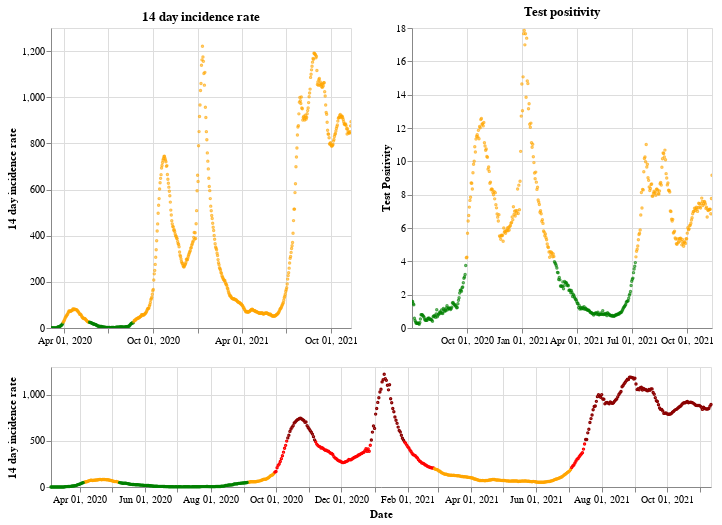

Write notebook code for a chart like this one.
### Markdown cell above
## Northern Ireland

### Code cell
plot_traffic_light('Northern Ireland')

### Figure 1 — Vega-Lite specification as saved in the notebook (floating-point values rounded to 4 significant figures; data arrays with more than 128 entries replaced by an {"elided": "..."} marker saying what was removed)
{"config": {"view": {"continuousWidth": 400, "continuousHeight": 300}}, "vconcat": [{"hconcat": [{"mark": {"type": "point", "size": 2}, "encoding": {"color": {"condition": {"value": "green", "test": "(datum.twoWeeklyCasesRate <= 25)"}, "value": "orange"}, "tooltip": [{"type": "nominal", "field": "areaName"}, {"type": "temporal", "field": "date"}, {"type": "quantitative", "field": "twoWeeklyCasesRate"}, {"type": "quantitative", "field": "testPositivity"}], "x": {"type": "temporal", "axis": {"title": ""}, "field": "date", "scale": {"domain": {"selection": "DateBrush"}}, "timeUnit": "yearmonthdate"}, "y": {"type": "quantitative", "axis": {"title": "14 day incidence rate"}, "field": "twoWeeklyCasesRate"}}, "title": "14 day incidence rate", "width": 300}, {"mark": {"type": "point", "size": 2}, "encoding": {"color": {"condition": {"value": "green", "test": "(datum.testPositivity <= 4)"}, "value": "orange"}, "tooltip": [{"type": "nominal", "field": "areaName"}, {"type": "temporal", "field": "date"}, {"type": "quantitative", "field": "twoWeeklyCasesRate"}, {"type": "quantitative", "field": "testPositivity"}], "x": {"type": "temporal", "axis": {"title": ""}, "field": "date", "scale": {"domain": {"selection": "DateBrush"}}, "timeUnit": "yearmonthdate"}, "y": {"type": "quantitative", "axis": {"title": "Test Positivity"}, "field": "testPositivity"}}, "title": "Test positivity", "width": 300}]}, {"layer": [{"mark": {"type": "point", "size": 2}, "encoding": {"color": {"condition": {"value": "orange", "test": "(((datum.testPositivity < 4) && (datum.twoWeeklyCasesRate >= 50)) && (datum.twoWeeklyCasesRate < 200))"}, "value": "red"}, "opacity": {"condition": {"value": 1, "test": "((datum.twoWeeklyCasesRate >= 50) && (datum.twoWeeklyCasesRate < 500))"}, "value": 0}, "tooltip": [{"type": "nominal", "field": "areaName"}, {"type": "temporal", "field": "date"}, {"type": "quantitative", "field": "twoWeeklyCasesRate"}, {"type": "quantitative", "field": "testPositivity"}], "x": {"type": "temporal", "axis": {"title": "Date"}, "field": "date", "timeUnit": "yearmonthdate"}, "y": {"type": "quantitative", "axis": {"title": "14 day incidence rate"}, "field": "twoWeeklyCasesRate"}}, "selection": {"DateBrush": {"type": "interval", "encodings": ["x"], "fields": ["Time"]}}}, {"mark": {"type": "point", "size": 2}, "encoding": {"color": {"value": "darkred"}, "opacity": {"condition": {"value": 1, "test": "(datum.twoWeeklyCasesRate >= 500)"}, "value": 0}, "tooltip": [{"type": "nominal", "field": "areaName"}, {"type": "temporal", "field": "date"}, {"type": "quantitative", "field": "twoWeeklyCasesRate"}, {"type": "quantitative", "field": "testPositivity"}], "x": {"type": "temporal", "axis": {"title": "Date"}, "field": "date", "timeUnit": "yearmonthdate"}, "y": {"type": "quantitative", "axis": {"title": "14 day incidence rate"}, "field": "twoWeeklyCasesRate"}}}, {"mark": {"type": "point", "size": 2}, "encoding": {"color": {"condition": {"value": "green", "test": "((datum.testPositivity < 4) && (datum.twoWeeklyCasesRate < 50))"}, "value": "orange"}, "opacity": {"condition": {"value": 1, "test": "(datum.twoWeeklyCasesRate < 50)"}, "value": 0}, "tooltip": [{"type": "nominal", "field": "areaName"}, {"type": "temporal", "field": "date"}, {"type": "quantitative", "field": "twoWeeklyCasesRate"}, {"type": "quantitative", "field": "testPositivity"}], "x": {"type": "temporal", "axis": {"title": "Date"}, "field": "date", "timeUnit": "yearmonthdate"}, "y": {"type": "quantitative", "axis": {"title": "14 day incidence rate"}, "field": "twoWeeklyCasesRate"}}}], "height": 120, "width": 660}], "data": {"name": "data-3f77db3c7f50954779a616f92ec72df0"}, "$schema": "https://vega.github.io/schema/vega-lite/v4.8.1.json", "datasets": {"data-3f77db3c7f50954779a616f92ec72df0": {"elided": "617 records"}}}
